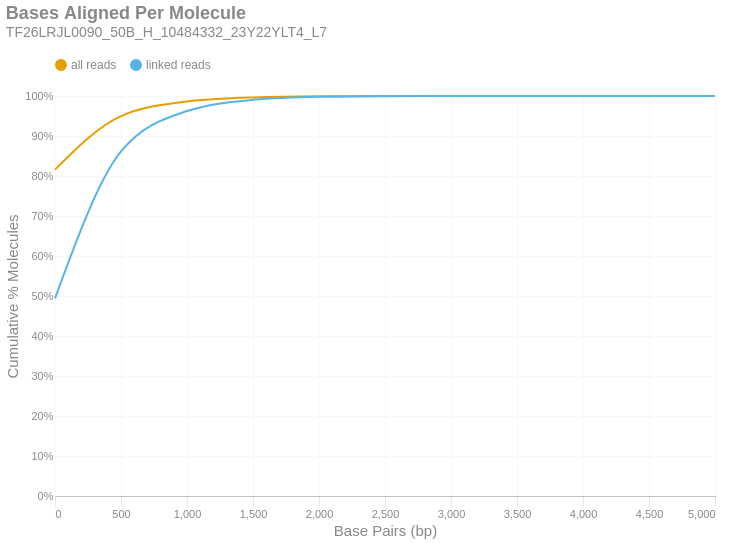

Source (notebook cell):
### Markdown cell above
### Bases Aligned Per Molecule
This is a cumulative frequency distribution showing the number of base pairs aligned per unique molecule. These data are shown in 500 bp bins. There are two distributions: one with `all reads` (yellow) and another with only `linked reads` (blue). The percent of molecules in the `linked reads` distribution is relative to the total number of linked molecules.

### Code cell
if SKIPLR:
    print_html(f"Skipped")
else:
    binned_df = consolidated_hist(valids['aligned_bp'], mask, 500, True)
    with SafeRender(binned_df):
        (
            density_plot(binned_df, 'Bases Aligned Per Molecule', samplename, 'basesper')
            .encode(
                x=alt.X('bin:Q', title="Base Pairs (bp)").axis(tickMinStep=500).scale(padding=0),
                y=alt.Y('value:Q', title='Cumulative % Molecules')
                    .axis(format='%')
                    .scale(domain = [0,1])
                    .stack(False),
                color=alt.Color("key:N").scale(domain = ["all reads", "linked reads"]),
                tooltip = [
                    alt.Tooltip("key:N", title = "Data Type"),
                    alt.Tooltip("range_label:N", title="Bases Aligned Per Molecule"),
                    alt.Tooltip("value:Q", format = ".2%", title="% Molecules (Cum.)")
                ]
            )
        ).display()

### Figure 1 — Vega-Lite specification as saved in the notebook (floating-point values rounded to 4 significant figures)
{"width": "container", "height": 400, "config": {"title": {"anchor": "start", "dy": -15, "fontSize": 18, "color": "#888888", "subtitleColor": "#888888", "subtitleFontSize": 14}, "arc": {"fill": "#0072B2"}, "axis": {"domainColor": "#888888", "domainWidth": 0.5, "gridWidth": 0.2, "grid": false, "titleFontWeight": 400, "titleFontSize": 15, "labelFontSize": 11, "labelColor": "#888888", "tickColor": "#888888", "tickWidth": 0.2, "titleColor": "#888888"}, "axisBand": {"grid": false}, "axisX": {"grid": true, "tickSize": 10, "domainCap": "round"}, "axisY": {"domain": false, "grid": true, "tickSize": 0, "domainCap": "round"}, "background": "transparent", "header": {"labelFontSize": 15, "labelColor": "#888888", "titleFontSize": 15, "titleFontWeight": 600, "titleColor": "#888888"}, "legend": {"labelFont": "sans-serif", "labelFontSize": 12, "labelColor": "#888888", "symbolSize": 100, "symbolType": "circle", "titleFontSize": 12, "titlePadding": 10, "titleColor": "#888888", "title": null, "orient": "top"}, "range": {"category": ["#E69F00", "#56B4E9", "#009E73", "#F0E442", "#0072B2", "#D55E00", "#CC79A7", "#000000"], "diverging": ["#cfe8f3", "#a2d4ec", "#73bfe2", "#46abdb", "#1696d2", "#12719e"]}, "area": {"fill": "#0072B2", "fillOpacity": 0.7, "line": true, "strokeOpacity": 0.7}, "line": {"color": "#0072B2", "stroke": "#0072B2", "strokeWidth": 2}, "trail": {"color": "#0072B2", "stroke": "#0072B2", "strokeWidth": 0, "size": 1}, "point": {"filled": true, "fillOpacity": 1.0, "size": 95}, "text": {"color": "#888888", "fontSize": 11, "align": "right", "fontWeight": 400, "size": 11}, "bar": {"fill": "#0072B2", "stroke": null}, "view": {"stroke": null, "continuousWidth": 660, "continuousHeight": 400}}, "data": {"name": "data-ceba681376db374b9883afcbe4b477c7"}, "mark": {"type": "line", "interpolate": "monotone", "point": {"opacity": 0, "size": 275}}, "encoding": {"color": {"field": "key", "scale": {"domain": ["all reads", "linked reads"]}, "type": "nominal"}, "tooltip": [{"field": "key", "title": "Data Type", "type": "nominal"}, {"field": "range_label", "title": "Bases Aligned Per Molecule", "type": "nominal"}, {"field": "value", "format": ".2%", "title": "% Molecules (Cum.)", "type": "quantitative"}], "x": {"axis": {"tickMinStep": 500}, "field": "bin", "scale": {"padding": 0}, "title": "Base Pairs (bp)", "type": "quantitative"}, "y": {"axis": {"format": "%"}, "field": "value", "scale": {"domain": [0, 1]}, "stack": false, "title": "Cumulative % Molecules", "type": "quantitative"}}, "params": [{"name": "param_c36ac31b6afebe62", "select": {"type": "point", "fields": ["key"]}, "bind": "legend"}], "title": {"text": "Bases Aligned Per Molecule", "subtitle": "TF26LRJL0090_50B_H_10484332_23Y22YLT4_L7"}, "transform": [{"fold": ["all reads (cumsum)", "linked reads (cumsum)"]}, {"calculate": "replace(datum.key, ' (cumsum)', '')", "as": "key"}, {"filter": {"param": "param_c36ac31b6afebe62"}}], "usermeta": {"embedOptions": {"downloadFileName": "TF26LRJL0090_50B_H_10484332_23Y22YLT4_L7.basesper"}}, "$schema": "https://vega.github.io/schema/vega-lite/v6.4.1.json", "datasets": {"data-ceba681376db374b9883afcbe4b477c7": [{"bin": "0.0", "interval": "0.0-500.0", "all reads": 0.8159, "linked reads": 0.4941, "all reads (cumsum)": 0.8159, "linked reads (cumsum)": 0.4941, "range_label": "0-499"}, {"bin": "500.0", "interval": "500.0-1000.0", "all reads": 0.1339, "linked reads": 0.3672, "all reads (cumsum)": 0.9498, "linked reads (cumsum)": 0.8613, "range_label": "500-999"}, {"bin": "1000.0", "interval": "1000.0-1500.0", "all reads": 0.03657, "linked reads": 0.1011, "all reads (cumsum)": 0.9864, "linked reads (cumsum)": 0.9624, "range_label": "1000-1499"}, {"bin": "1500.0", "interval": "1500.0-2000.0", "all reads": 0.01012, "linked reads": 0.028, "all reads (cumsum)": 0.9965, "linked reads (cumsum)": 0.9904, "range_label": "1500-1999"}, {"bin": "2000.0", "interval": "2000.0-2500.0", "all reads": 0.002732, "linked reads": 0.007557, "all reads (cumsum)": 0.9993, "linked reads (cumsum)": 0.9979, "range_label": "2000-2499"}, {"bin": "2500.0", "interval": "2500.0-3000.0", "all reads": 0.0005677, "linked reads": 0.00157, "all reads (cumsum)": 0.9998, "linked reads (cumsum)": 0.9995, "range_label": "2500-2999"}, {"bin": "3000.0", "interval": "3000.0-3500.0", "all reads": 0.0001285, "linked reads": 0.0003555, "all reads (cumsum)": 1.0, "linked reads (cumsum)": 0.9999, "range_label": "3000-3499"}, {"bin": "3500.0", "interval": "3500.0-4000.0", "all reads": 3.786e-05, "linked reads": 0.0001047, "all reads (cumsum)": 1.0, "linked reads (cumsum)": 1.0, "range_label": "3500-3999"}, {"bin": "4000.0", "interval": "4000.0-4500.0", "all reads": 8.896e-06, "linked reads": 2.461e-05, "all reads (cumsum)": 1.0, "linked reads (cumsum)": 1.0, "range_label": "4000-4499"}, {"bin": "4500.0", "interval": "4500.0-5000.0", "all reads": 2.175e-06, "linked reads": 6.015e-06, "all reads (cumsum)": 1.0, "linked reads (cumsum)": 1.0, "range_label": "4500-4999"}, {"bin": "5000.0", "interval": "5000.0-5500.0", "all reads": 5.931e-07, "linked reads": 1.641e-06, "all reads (cumsum)": 1.0, "linked reads (cumsum)": 1.0, "range_label": "5000-5499"}]}}
